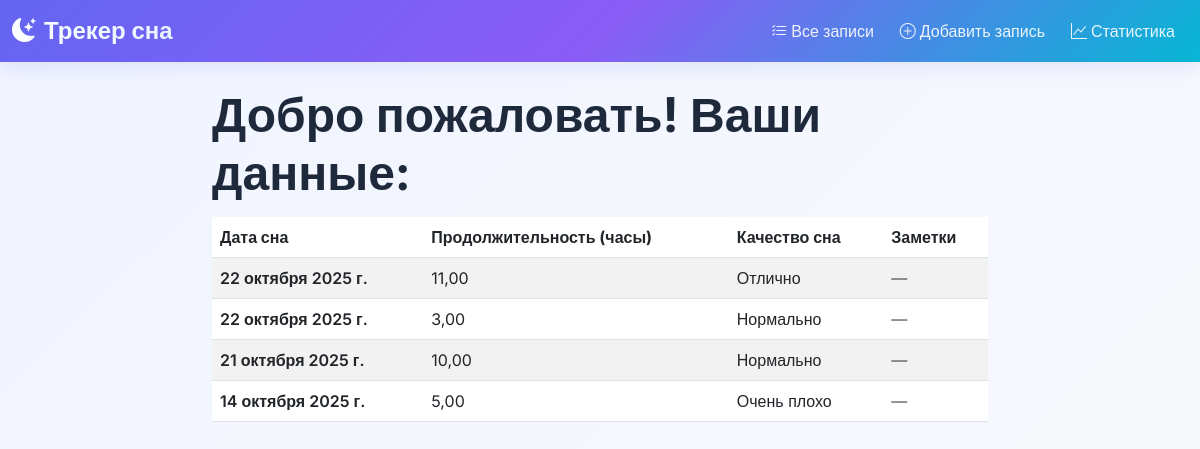
/, run on an earlier commit of the app's database.
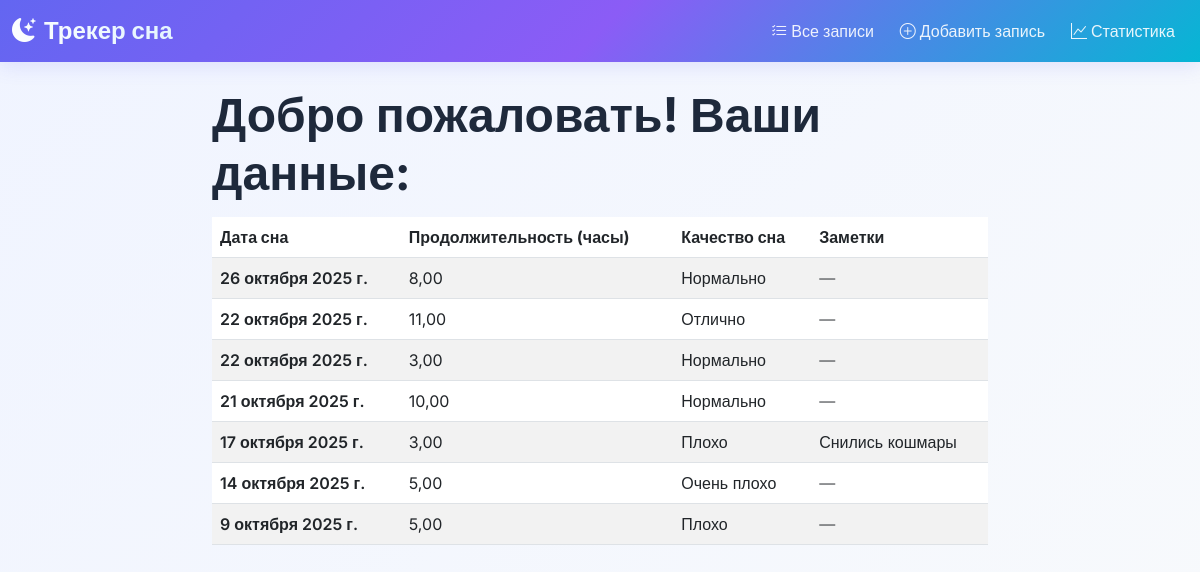
And on a later commit of the database.
### sleep_tracker/models.py (models this page shows, shortened)
class SleepRecord(models.Model):
    QUALITY_CHOICES = [
        (1, 'Очень плохо'),
        (2, 'Плохо'),
        (3, 'Нормально'),
        (4, 'Хорошо'),
        (5, 'Отлично'),
    ]
    sleep_date = models.DateField(verbose_name="Дата сна")
    duration_hours = models.DecimalField(
        max_digits=4,
        decimal_places=2,
        verbose_name="Продолжительность (часы)"
    )
    quality = models.IntegerField(choices=QUALITY_CHOICES, verbose_name="Качество сна")
    notes = models.TextField(blank=True, null=True, verbose_name="Заметки")
    created_at = models.DateTimeField(auto_now_add=True, verbose_name="Дата создания")
    class Meta:
        verbose_name = "Запись о сне"
        verbose_name_plural = "Записи о сне"
        ordering = ['-sleep_date']

### sleep_tracker/views.py (the view)
# urls.py: path('', views.sleep_records, name='sleep_records'),
def sleep_records(request):
    records_list = SleepRecord.objects.all().order_by('-sleep_date')
    paginator = Paginator(records_list, 10)
    page_number = request.GET.get('page')
    records = paginator.get_page(page_number)
    avg_duration = SleepRecord.objects.aggregate(Avg('duration_hours'))['duration_hours__avg'] or 0
    avg_quality = SleepRecord.objects.aggregate(Avg('quality'))['quality__avg'] or 0
    week_ago = datetime.now().date() - timedelta(days=7)
    recent_count = SleepRecord.objects.filter(sleep_date__gte=week_ago).count()
    context = {
        'records': records,
        'avg_duration': avg_duration,
        'avg_quality': avg_quality,
        'recent_count': recent_count,
    }
    return render(request, 'sleep_tracker/records.html', context)

### sleep_tracker/templates/sleep_tracker/records.html (shortened to what this page needs)
{% extends 'sleep_tracker/base.html' %}
{% block content %}
<div class="row justify-content-center">
    <div class="col-md-8">
       <h1 class="display-5 fw-bold mb-3">Добро пожаловать! Ваши данные:</h1>
{% if records %}
                    <div class="table-responsive">
                        <table class="table table-striped table-hover">
                            <thead class="table">
                                <tr>
                                    <th>Дата сна</th>
                                    <th>Продолжительность (часы)</th>
                                    <th>Качество сна</th>
                                    <th>Заметки</th>
                                </tr>
                            </thead>
                            <tbody>
                                {% for record in records %}
                                <tr>
                                    <td class="fw-semibold">{{ record.sleep_date }}</td>
                                    <td>{{ record.duration_hours }}</td>
                                    <td>
                                        {% if record.quality == 1 %}
                                            Очень плохо
                                        {% elif record.quality == 2 %}
                                            Плохо
                                        {% elif record.quality == 3 %}
                                        Нормально
                                        {% elif record.quality == 4 %}
                                            Хорошо
                                        {% elif record.quality == 5 %}
                                            Отлично
                                        {% endif %}
                                    </td>
                                    <td>
                                        {% if record.notes %}
                                            {{ record.notes }}
                                        {% else %}
                                            <span class="text-muted">—</span>
                                        {% endif %}
                                    </td>
                                </tr>
                                {% endfor %}
                            </tbody>
                        </table>
                    </div>
                {% else %}
                    <div class="alert alert-info text-center">
                        <h4>Записей пока нет</h4>
                        <p>База данных пуста</p>
                    </div>
                {% endif %}
            </div>
        </div>
        <form method="post">
            <div class="mb-3">
            </div>
        </form>
    </div>
{% endblock %}

### sleep_tracker/templates/sleep_tracker/base.html (shortened to what this page needs)
<!DOCTYPE html>
<html lang="ru">
<head>
    <link href="https://cdn.jsdelivr.net/npm/bootstrap@5.3.0/dist/css/bootstrap.min.css" rel="stylesheet">
    <link rel="stylesheet" href="https://cdn.jsdelivr.net/npm/bootstrap-icons@1.10.0/font/bootstrap-icons.css">
</head>
<body>
    <nav class="navbar navbar-expand-lg navbar-dark">
        <div class="container">
            <a class="navbar-brand" href="{% url 'sleep_records' %}">
                <i class="bi bi-moon-stars-fill me-2"></i>Трекер сна
            </a>
            <div class="collapse navbar-collapse" id="navbarNav">
                <div class="navbar-nav ms-auto">
                    <a class="nav-link" href="{% url 'sleep_records' %}">
                        <i class="bi bi-list-check me-1"></i>Все записи
                    </a>
                    <a class="nav-link" href="{% url 'add_record' %}">
                        <i class="bi bi-plus-circle me-1"></i>Добавить запись
                    </a>
                    <a class="nav-link" href="{% url 'stats' %}">
                        <i class="bi bi-graph-up me-1"></i>Статистика
                    </a>
                </div>
            </div>
        </div>
    </nav>
    <div class="container mt-4">
        {% block content %}
        {% endblock %}
</body>
</html>

### sleep_tracker/templates/sleep_tracker/base.html (style rules this page uses)
:root { --primary-color: #6366f1; --primary-dark: #4f46e5; --secondary-color: #8b5cf6; --accent-color: #06b6d4; --light-bg: #f8fafc; --card-bg: #ffffff; --text-dark: #1e293b; --text-light: #64748b; --gradient: linear-gradient(135deg, #6366f1 0%, #8b5cf6 50%, #06b6d4 100%); }
body { font-family: 'Inter', sans-serif; background: linear-gradient(135deg, #f0f4ff 0%, #f8fafc 100%); min-height: 100vh; color: var(--text-dark); }
.navbar { background: var(--gradient) !important; box-shadow: 0 4px 20px rgba(99, 102, 241, 0.15); }
.navbar-brand { font-weight: 700; font-size: 1.5rem; background: linear-gradient(45deg, #fff, #e0f2fe); -webkit-background-clip: text; -webkit-text-fill-color: transparent; }
.nav-link { color: rgba(255, 255, 255, 0.9) !important; font-weight: 500; margin: 0 5px; border-radius: 8px; transition: all 0.3s ease; }
.container { max-width: 1200px; }
h1, h2, h3, h4, h5, h6 { color: var(--text-dark); font-weight: 600; }

What changed in the data, as far as the page shows it:
added SleepRecord: sleep_date "26 октября 2025 г.", duration_hours "8,00", quality "Нормально"
added SleepRecord: sleep_date "17 октября 2025 г.", duration_hours "3,00", quality "Плохо", notes "Снились кошмары"
added SleepRecord: sleep_date "9 октября 2025 г.", duration_hours "5,00", quality "Плохо"
